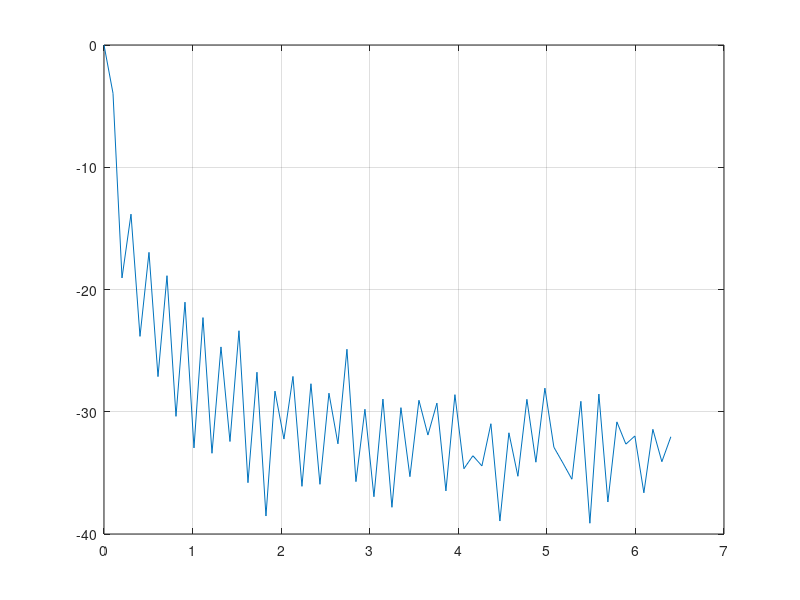

Write MATLAB code to recreate this figure. (Note: this script raises an error after producing the figure.)
%%% makeDelaySpreadPlot (MDR)

load Data/avgDelaySpreadResults.mat

%   Name      Size            Bytes  Class     Attributes
%
%   x         1x64              512  double    

BW = 10 - 0.15625;
dtau = 1/BW;
tau = (0:length(x)-1)*dtau;

A = x/x(1);
AdB = 10*log10(A);

figure(1);
plot(tau,AdB); grid on;
ax = gca;

ax.FontName = 'Times New Roman';
ax.XLabel.String = 'excess delay (\mus)';
ax.YLabel.String = 'magnitude (dB)';
ax.Children.Color = 'k';
ax.Children.LineWidth = 1;

f = gcf;
homer = f.Units;
f.Units = 'inches';
bart = f.Position;
f.Position = [bart(1:2) 5 4];
f.PaperPositionMode = 'auto';
f.Units = homer;

% delay spread calculations
% see https://en.wikipedia.org/wiki/Delay_spread

mean_delay = (tau * A')/sum(A);
delay_spread = (((tau-mean_delay).^2)*A')/sum(A);
rms_delay_spread = sqrt(delay_spread);

% zoomed-in plot including mean delay and rms delay spread

% linear interpolation to find Amean
lisa = find(tau <= mean_delay);
m = lisa(end);                   % basepoint_index;
mu = (mean_delay - tau(m))/dtau; % fractional interval;
Amean = mu * AdB(m+1) + (1-mu)*AdB(m);

% linear interpolation to find Arms
lisa = find(tau <= mean_delay + rms_delay_spread);
m = lisa(end);                                      % basepoint index
mu = (mean_delay + rms_delay_spread - tau(m))/dtau; % fractional interval
Arms = mu * AdB(m+1) + (1-mu) * AdB(m);

figure(2); clf;
plot(tau,AdB); grid on;
ax2 = gca;

ax2.FontName = 'Times New Roman';
ax2.XLabel.String = 'excess delay (\mus)';
ax2.YLabel.String = 'magnitude (dB)';
ax2.Children.Color = 'k';
ax2.Children.LineWidth = 1;
ax2.XLim = [0 1];

f = gcf;
homer = f.Units;
f.Units = 'inches';
bart = f.Position;
f.Position = [bart(1:2) 5 4];
f.PaperPositionMode = 'auto';
f.Units = homer;

line(mean_delay*[1 1],[ax2.YLim(1) Amean],'Color','k','LineStyle','--');
line(rms_delay_spread*[1 1],[ax2.YLim(1) Arms],'Color','k','LineStyle','--');

pos = ax2.Position;
arStart = [mean_delay, -30];     % (x,y) of start (no arrow head)
arEnd = [rms_delay_spread, -30]; % (x,y) of end (arrow head)

arPosX = [ (arStart(1) + abs(min(xlim)))/diff(xlim) * pos(3) + pos(1), ...
    (arEnd(1) + abs(min(xlim)))/diff(xlim) * pos(3) + pos(1) ];

arPosY = [ (arStart(2) - min(ylim))/diff(ylim) * pos(4) + pos(2), ...
    (arEnd(2) - min(ylim))/diff(ylim) * pos(4) + pos(2)];
    
ar = annotation('arrow',arPosX,arPosY);
ar.Color = 'k';
ar.LineStyle = '-';

atextX = 0.5*(mean_delay + rms_delay_spread);
atextY = arStart(2);
atext = sprintf('$\\tau_{\\rm RMS} = $ %1.2f $\\mu$s',rms_delay_spread);
text(atextX,atextY,atext,'Interpreter','LaTeX',...
    'HorizontalAlignment','Center','VerticalAlignment','Bottom');

%%%%%%%%%%%%%%%%%%%%%%%%%%%%%%%%%%%%%%%%%%%%%%%%%%%%%%%%%%%%%%%%%%%%%%%%%%%
% really advanced plot
%%%%%%%%%%%%%%%%%%%%%%%%%%%%%%%%%%%%%%%%%%%%%%%%%%%%%%%%%%%%%%%%%%%%%%%%%%%

figure(3); clf;
plot(tau,AdB); grid on;
ax3 = gca;

ax3.FontName = 'Times New Roman';
ax3.XLabel.String = 'excess delay (\mus)';
ax3.YLabel.String = 'magnitude (dB)';
ax3.Children.Color = 'k';
ax3.Children.LineWidth = 1;

f = gcf;
homer = f.Units;
f.Units = 'inches';
bart = f.Position;
f.Position = [bart(1:2) 5 4];
f.PaperPositionMode = 'auto';
f.Units = homer;

ax4 = axes('Position',[0.4 0.5 0.45 0.4]);
plot(tau,AdB); grid on;

ax4.FontName = 'Times New Roman';
ax4.Children.Color = 'k';
ax4.Children.LineWidth = 1;
ax4.XLim = [0 1];

line(mean_delay*[1 1],[ax4.YLim(1) Amean],'Color','k','LineStyle','--');
line(rms_delay_spread*[1 1],[ax4.YLim(1) Arms],'Color','k','LineStyle','--');

ar4Start = [mean_delay, -30];
ar4End = [rms_delay_spread, -30];
pos4 = ax4.Position;

arPos4X = [ (ar4Start(1) + abs(min(xlim)))/diff(xlim) * pos4(3) + pos4(1), ...
    (ar4End(1) + abs(min(xlim)))/diff(xlim) * pos4(3) + pos4(1) ];

arPos4Y = [ (ar4Start(2) - min(ylim))/diff(ylim) * pos4(4) + pos4(2), ...
    (ar4End(2) - min(ylim))/diff(ylim) * pos4(4) + pos4(2)];
    
ar4 = annotation('arrow',arPos4X,arPos4Y);
ar4.Color = 'k';
ar4.LineStyle = '-';

atextX4 = 0.5*(mean_delay + rms_delay_spread);
atextY4 = ar4Start(2)+1;
atext = sprintf('$\\tau_{\\rm RMS} = $ %1.2f $\\mu$s',rms_delay_spread);
text(atextX4,atextY4,atext,'Interpreter','LaTeX',...
    'HorizontalAlignment','Center','VerticalAlignment','Bottom');

saveas(gcf,'Figures/DelaySpread','epsc');


%Scale to 0.75 (include graphics scale = 0.75) -> in LaTeX